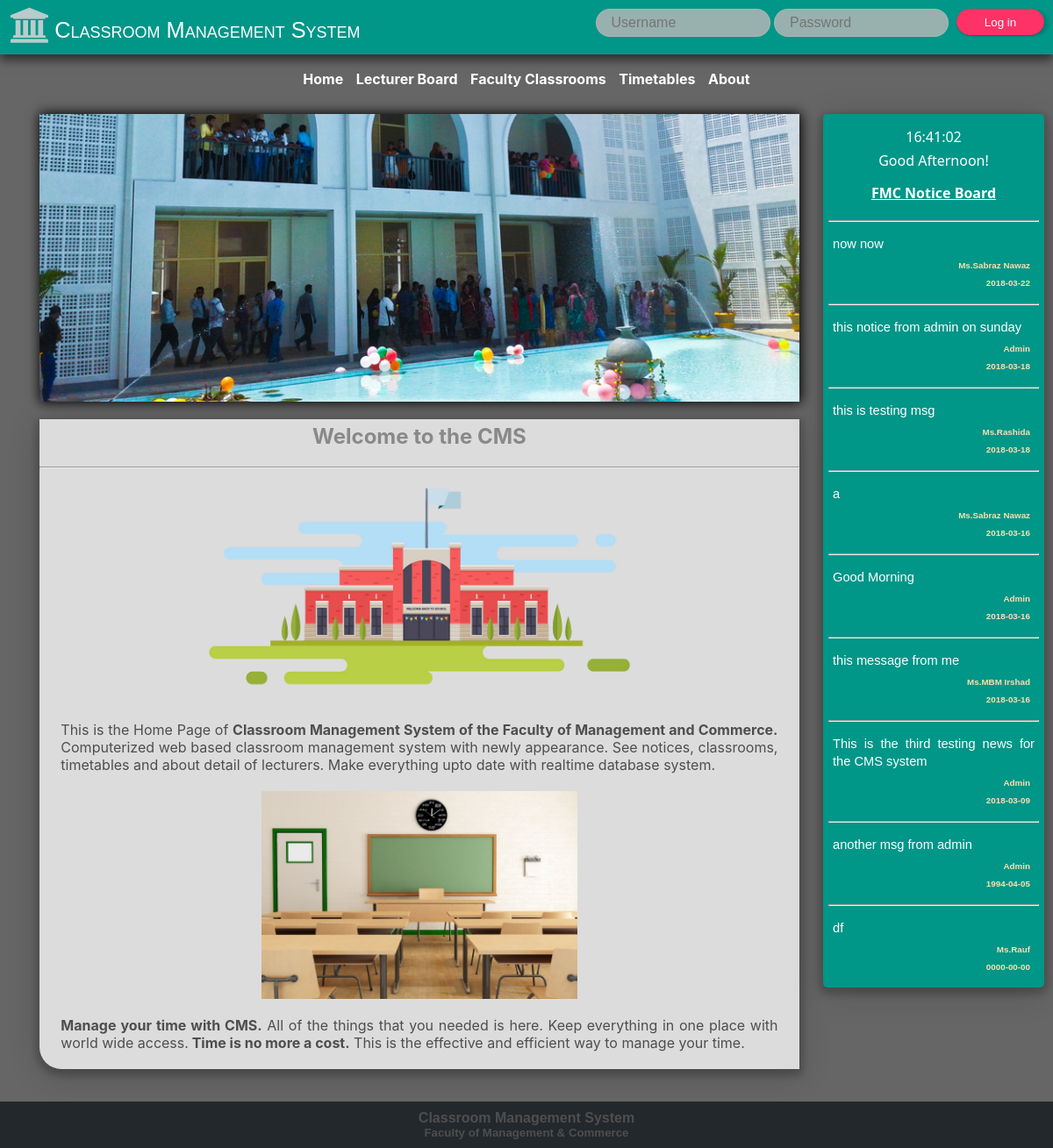
The page / on the database its author committed.
### tables this page shows
CREATE TABLE `news_table` (
  `id` int(9) NOT NULL,
  `admin_id` int(9) DEFAULT NULL,
  `lecturer_id` int(9) DEFAULT NULL,
  `news` varchar(2000) NOT NULL,
  `news_date` date NOT NULL
);

### function.php (the view, shortened to what this page needs)
<?php
function loadnews(){
	global $conn;
	$sql = "SELECT news, admin_id, lecturer_id,
			(SELECT name FROM lecturer_attendance_table lat WHERE lat.id= news_table.lecturer_id)name, news_date,
			(SELECT name FROM usertable ut WHERE ut.id = news_table.admin_id )ad_name
			FROM news_table ORDER BY news_date DESC LIMIT 10";
	$update = "";
	$result = mysqli_query($conn, $sql);
	if($result){
		while ($news = mysqli_fetch_assoc($result)) {
			$username = $news['name'];
			if(empty($username) && $news['admin_id'] == 0 && $news['lecturer_id'] == null){
				$username = ucfirst($news['ad_name']);
			}
			$update .= "<div class=\"news\">";
			$update .= "{$news['news']}<br>";
			$update .= "<h6>$username<br>{$news['news_date']}</h6>";
			$update .= "</div><hr/>";
		}echo $update;
	}
	else{
		echo "no news has found";
	}
}

### index.php (shortened to what this page needs)
<?php
	include 'database/dbconn.php';
	include 'function.php';
?>
	<body>
		<?php include 'include/topbar.php'; ?>
		<?php include 'include/navigation.php'; ?>
	<div class="body_container">
		<div class="slide_container">
			<div class="slide cycle-slideshow" data-cycle-fx="fade">
				<img src="img/fmc.jpg" width= "100%" height="100%" />
			</div>
		</div>
		<div class="whiteboard" >
			<h2>Welcome to the CMS</h2><br><hr>
    			<div style="width: 99%; height: 100%; margin: 0 auto; overflow: hidden;"
    			class="cycle-slideshow"
				data-cycle-fx="fade"
				data-cycle-timeout="4000"
				data-cycle-slides="> div">
	    			<div>
	    			<img src="img/university.png"  style="margin: auto; width:66%; display: inherit;" />
	    			<p style="width: auto; margin: 20px; text-align: justify; color:#4e4e4e;  ">
	    				This is the Home Page of <strong>Classroom Management System of the Faculty of Management and Commerce.</strong> Computerized web based classroom management system with newly appearance. See notices, classrooms, timetables and about detail of lecturers. Make everything upto date with realtime database system.</p>
	    			</div>
	    			<div>
	    			<img src="img/classroom.jpg"  style="margin: auto; width:42%; display: inherit;" />
	    			<p style="width: auto; margin: 20px; text-align: justify; color:#4e4e4e;  ">
	    				<strong>Manage your time with CMS.</strong> All of the things that you needed is here. Keep everything in one place with world wide access.<strong> Time is no more a cost.</strong> This is the effective and efficient way to manage your time. </p>
	    			</div>
    			</div>
		</div>
	</div>
	<div class="side_pannel_container">
		<div  id="timmer" style="font-family: Segoe UI; text-align: center; color: white; margin-top: 15px; margin-bottom: 5px;">
		</div>
		<div id="greeting"  style="font-family: Segoe UI; color: white; text-align: center;"></div>
		<div style="font-family: Segoe UI; color: white; text-align: center;margin-top: 15px;">
			<u>
				<strong>FMC Notice Board</strong>
			</u>
		</div>
		<br/><hr/>
		<div>
			<?php loadnews(); ?>
		</div>
	</div>
</body>
</html>

### include/topbar.php
<div class="login_container">
	<div class="logo">
		<a href="index.php" style="text-decoration: none;">
		<i class="fa fa-university" aria-hidden="true" style='font-size: 2.5em; color:rgb(184, 204, 204); margin-left: 12px;margin-top: 9px;'>
		</i>
		<span style="color: white; font-size: 19pt; font-family: arial; font-variant: small-caps;">Classroom Management System</span>
		</a>
	</div>
<?php
	if(isset($_SESSION['username'])){
		$u_id = $_SESSION['username'];
		echo "<div class='logout'>";
		echo "<span class='user_img'>";
		$sql = "SELECT * FROM lecturer_attendance_table WHERE u_id = '{$u_id}'";
		$profile_image = "";
		$result = mysqli_query($conn, $sql);
		if($result){
			while ($l_detail = mysqli_fetch_assoc($result)) {
				$uname = $l_detail['name'];
				if(isset($_SESSION['username'])){
					if($l_detail['u_id'] == $_SESSION['username'] && $l_detail['id'] == $_SESSION['id']){
						$profile_image .= "<a href='editUser.php?id=$l_detail[id]'>";
					if($l_detail['pro_pic_location']){
						$profile_image .=  "<img src=\"{$l_detail['pro_pic_location']}\" width=\"100%\" height=\"100%\" style='border-radius: 50%; box-shadow: 0px 0px 8px 0px #3a3a3a;'/>";
					}
					else{
						$profile_image .="<a href='edituser.php?id=$l_detail[id]'>
										<i class='fa fa-user-circle' aria-hidden='true' style='font-size: 2em; color:rgb(184, 204, 204); float:left;'></i></a>";
					}
						$profile_image .= "</a>";
					}
				}
			}echo $profile_image;
		}
		if(!isset($uname)){
			$u_id = $_SESSION['username'];
			$sql = "SELECT * FROM usertable WHERE username = '{$u_id}'";
			$result = mysqli_query($conn, $sql);
			if($row = $result->fetch_assoc()){
				$uname = $row['name'];
		if(!$profile_image){
			echo "<a href='dashboard.php'><i class='fa fa-user-circle' aria-hidden='true' style='font-size: 2em; color:rgb(184, 204, 204); float:left;'></i></a>";
		}
			}
		}
			echo "</span>";
			echo "<span class='user'>";
				echo "Hi!  " . $uname;
			echo "</span>";
			echo "<form method='POST' action='logout.php'>
					<button type='submit' value='submit'>Logout</button>
				</form>";
		echo "</div>";
	}
	else{
		echo " <div class='login_form'>
				<form method='POST' action='login.php'>
					<input type='text' name='username' placeholder='Username' required='required'/>
					<input type='password' name='password' placeholder='Password'/> &nbsp;
					<button type='submit' value='submit'>Log in</button>
				</form>
			</div>";
	}
?>
</div>

### include/navigation.php (shortened to what this page needs)
<div class="nav_bar_container">
	<ul>
		<li><a href="index.php">Home</a></li>
		<li><a href="lecturerBoard.php">Lecturer Board</a></li>
		<li><a href="facultyClassRooms.php">Faculty Classrooms</a></li>
		<li><a href="viewTimetable.php">Timetables</a></li>
		<li><a href="about.php" onclick="">About</a></li>
	</ul>
</div>

### css/style.css (style rules this page uses)
* { margin: 0px; padding: 0px; }
body { background-size: cover; background-attachment: fixed; background-repeat: no-repeat; background-image:linear-gradient ; font-family: -apple-system,BlinkMacSystemFont,"Segoe UI",Roboto,Oxygen-Sans,Ubuntu,Cantarell,"Helvetica Neue",sans-serif; background-color: #cecece; height: -webkit-fill-available; }
.login_container { width: 100%; min-height: 60px; float: left; background: #009688; overflow: auto; box-shadow:0px 7px 10px 0px rgba(0, 0, 0, 0.51); position: relative; z-index: 1; }
.logo { width: 470px; float: left; }
.login_form { text-align: center; margin:10px auto; float: right; padding-right: 10px; }
.login_form input { border: 0px; height: 30px; width: 180px; padding-left: 17px; margin-bottom: 10px; border-radius: 17px; border: 1px solid rgba(181, 181, 181, 0.84); font-size: 12pt; color: white; background: rgba(181, 181, 181, 0.84); }
.logout button, .login_form button, #signupbutton, .update_user button, .add_user_container form button, #upload, .apply_btn, .message_container form button, .news_container form button, .department_container form button { border: 1px solid #fe3267; border-radius: 17px; background-color: #fe3267; color: white; height:30px; width: 100px; font-family: arial; float: right; cursor: pointer; box-shadow: 5px 1px 3px rgba(0,0,0,0.12), 0 1px 2px rgba(0,0,0,0.24); }
.nav_bar_container { float: left; width: 100%; height: 50px; margin-top: 18px; }
.nav_bar_container ul { margin:auto; height: 50px; width: 80%; text-align: center; }
.nav_bar_container ul li { display: inline; padding: 0px 5px; display: inline-block; }
.nav_bar_container ul li a { list-style-type: none; text-decoration: none; color: white; font-weight: bold; }
.slide_container { width: 92.5%; height: auto; float: left; margin: 0px 10px 20px 45px; }
.slide { height: 328px; margin: auto; box-shadow: 1px 0px 13px 1px black; overflow: hidden; }
.whiteboard { width: 92.5%; float: left; background-color: gainsboro; margin: 0px 0px 20px 45px; box-shadow: 0px 4px 8px 4px rgba(0,0,0,0.2),0 6px 36px 0 rgba(0,0,0,0.19) !important; border-bottom-left-radius: 25px; }
.side_pannel_container { width: 20%; height: auto; float: right; background: #009688; margin-bottom: 75px; margin-right: 10px; box-shadow: 0px 4px 8px 4px rgba(0,0,0,0.2),0 6px 36px 0 rgba(0,0,0,0.19) !important; border-radius: 5px; }
.news { text-align: justify; color: white; padding: 15px 11px 8px 11px; font-family: arial; line-height: 20px; font-size: 11pt; }
.news h6 { text-align:right; color: navajowhite; }
.side_pannel_container hr { margin:0px 6px; }
footer { font-family: arial; background: #23282d; overflow: auto; color: #4e4e4e; width: 100%; position: fixed; bottom: 0; z-index: 999; }
.topfooter { text-align: center; margin-top: 10px; margin-bottom: 10px; float: left; width: 100%; }
.department h3, h2, .update_user h2, .add_user_container h2 { text-align: center; color: rgba(105, 105, 105, 0.73); margin-top: 5px; }
.l_name h3, h6 { text-align: center; color: #696969; padding: 5px; }

### css/style2.css (style rules this page uses)
@media only screen and (min-width: 993px) { .side_pannel_container { width: 21%; } }
@media only screen and (min-width: 993px) { .body_container { height: auto; width: 78%; float: left; margin-bottom: 70px; } }

### rows shown on the page
news_table: news "now now", username "Ms.Sabraz Nawaz", news_date "2018-03-22"
news_table: news "this notice from admin on sunday", username "Admin", news_date "2018-03-18"
news_table: news "this is testing msg", username "Ms.Rashida", news_date "2018-03-18"
news_table: news "a", username "Ms.Sabraz Nawaz", news_date "2018-03-16"
news_table: news "Good Morning", username "Admin", news_date "2018-03-16"
news_table: news "this message from me", username "Ms.MBM Irshad", news_date "2018-03-16"
news_table: news "This is the third testing news for the CMS system", username "Admin", news_date "2018-03-09"
news_table: news "another msg from admin", username "Admin", news_date "1994-04-05"
news_table: news "df", username "Ms.Rauf", news_date "0000-00-00"
